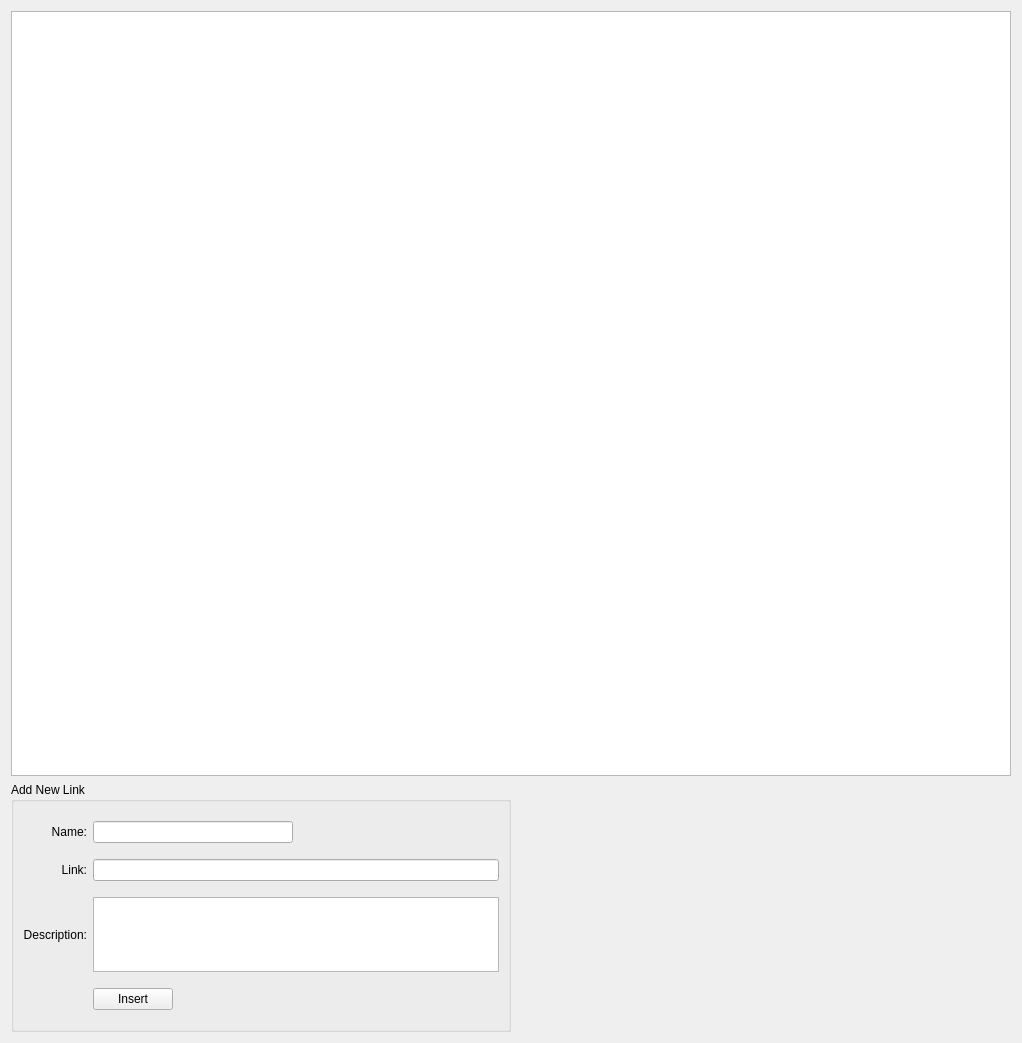
<?xml version="1.0" encoding="UTF-8"?>
<ui version="4.0">
 <class>LinksTab</class>
 <widget class="QWidget" name="LinksTab">
  <property name="geometry">
   <rect>
    <x>0</x>
    <y>0</y>
    <width>1018</width>
    <height>1043</height>
   </rect>
  </property>
  <property name="windowTitle">
   <string>Form</string>
  </property>
  <layout class="QGridLayout" name="gridLayout">
   <item row="1" column="0">
    <widget class="QGroupBox" name="new_link_groupBox">
     <property name="minimumSize">
      <size>
       <width>500</width>
       <height>250</height>
      </size>
     </property>
     <property name="maximumSize">
      <size>
       <width>16777215</width>
       <height>250</height>
      </size>
     </property>
     <property name="title">
      <string>Add New Link</string>
     </property>
     <layout class="QGridLayout" name="gridLayout_6">
      <item row="1" column="1">
       <widget class="QLineEdit" name="new_link_name_lineEdit"/>
      </item>
      <item row="3" column="0">
       <widget class="QLabel" name="new_link_description_label">
        <property name="text">
         <string>Description:</string>
        </property>
        <property name="alignment">
         <set>Qt::AlignRight|Qt::AlignTrailing|Qt::AlignVCenter</set>
        </property>
       </widget>
      </item>
      <item row="1" column="2">
       <spacer name="horizontalSpacer_2">
        <property name="orientation">
         <enum>Qt::Horizontal</enum>
        </property>
        <property name="sizeHint" stdset="0">
         <size>
          <width>40</width>
          <height>20</height>
         </size>
        </property>
       </spacer>
      </item>
      <item row="2" column="1" colspan="2">
       <widget class="QLineEdit" name="new_link_lineEdit"/>
      </item>
      <item row="2" column="0">
       <widget class="QLabel" name="new_link_label">
        <property name="text">
         <string>Link:</string>
        </property>
        <property name="alignment">
         <set>Qt::AlignRight|Qt::AlignTrailing|Qt::AlignVCenter</set>
        </property>
       </widget>
      </item>
      <item row="1" column="0">
       <widget class="QLabel" name="new_link_name_label">
        <property name="text">
         <string>Name:</string>
        </property>
        <property name="alignment">
         <set>Qt::AlignRight|Qt::AlignTrailing|Qt::AlignVCenter</set>
        </property>
       </widget>
      </item>
      <item row="4" column="1" colspan="2" alignment="Qt::AlignLeft">
       <widget class="QPushButton" name="insert_new_link_pushButton">
        <property name="maximumSize">
         <size>
          <width>158</width>
          <height>16777215</height>
         </size>
        </property>
        <property name="text">
         <string>Insert</string>
        </property>
       </widget>
      </item>
      <item row="3" column="1" colspan="2">
       <widget class="QPlainTextEdit" name="new_link_description_plainTextEdit">
        <property name="maximumSize">
         <size>
          <width>16777215</width>
          <height>75</height>
         </size>
        </property>
       </widget>
      </item>
     </layout>
    </widget>
   </item>
   <item row="1" column="1">
    <spacer name="horizontalSpacer">
     <property name="orientation">
      <enum>Qt::Horizontal</enum>
     </property>
     <property name="sizeHint" stdset="0">
      <size>
       <width>40</width>
       <height>20</height>
      </size>
     </property>
    </spacer>
   </item>
   <item row="0" column="0" colspan="2">
    <widget class="QTableView" name="useful_links_tableView">
     <property name="minimumSize">
      <size>
       <width>1000</width>
       <height>0</height>
      </size>
     </property>
     <property name="contextMenuPolicy">
      <enum>Qt::CustomContextMenu</enum>
     </property>
     <property name="alternatingRowColors">
      <bool>true</bool>
     </property>
     <property name="gridStyle">
      <enum>Qt::NoPen</enum>
     </property>
     <attribute name="horizontalHeaderStretchLastSection">
      <bool>true</bool>
     </attribute>
    </widget>
   </item>
  </layout>
 </widget>
 <resources>
  <include location="../pyqtsocius/ui_elements/pyqt_sorter_ressources.qrc"/>
 </resources>
 <connections/>
</ui>
